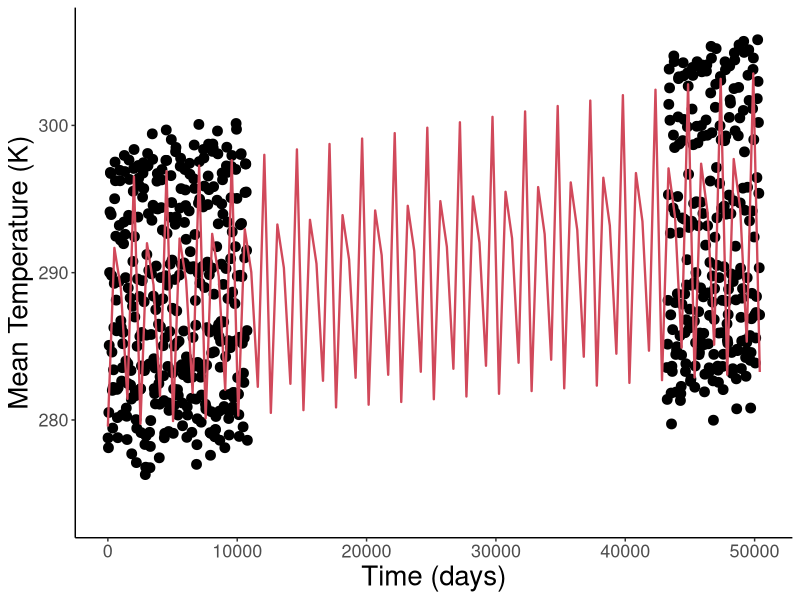
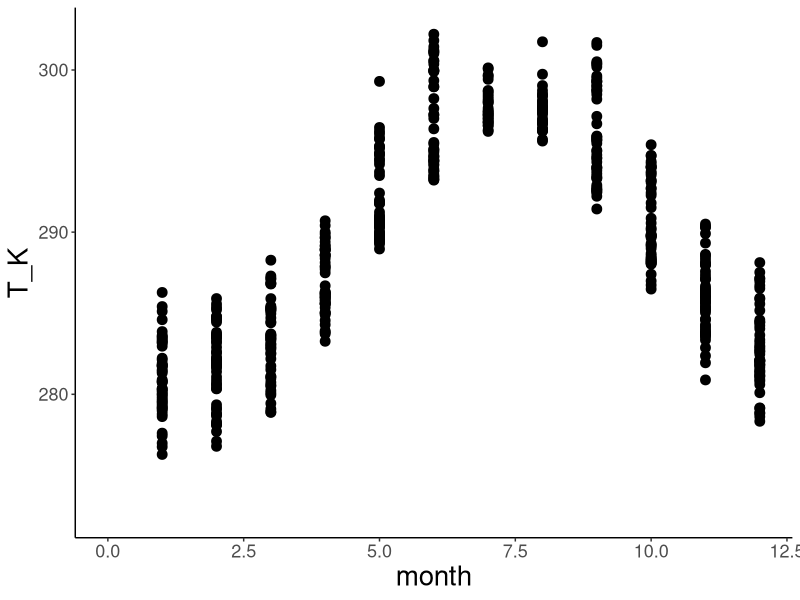

The R script that drew these images, in order: (Note: this script raises an error after producing the figures.)
#############################################################################
#### This R script fits sinusoidal functions to habitat temperature data ####
#############################################################################


# Load packages and set working directory
library(tidyr)
library(ggplot2)
library(dplyr)
library(tidyverse)
setwd(dirname(rstudioapi::getActiveDocumentContext()$path))


# INPUT DATA
# Select a location by removing # in front of name and placing # in front of other locations
#data <- as.data.frame(read_csv("Climate data Nigeria.csv"))
#data <- as.data.frame(read_csv("Climate data China Dafeng.csv"))
#data <- as.data.frame(read_csv("Climate data China Langfang.csv"))
#data <- as.data.frame(read_csv("Climate data China Xinxiang.csv"))
#data <- as.data.frame(read_csv("Climate data Brazil.csv"))
#data <- as.data.frame(read_csv("Climate data Mississippi.csv"))
#data <- as.data.frame(read_csv("Climate data Japan Monobe.csv"))
data <- as.data.frame(read_csv("Climate data Greece.csv"))

#### Fit temperature functions to data from Climate Wizard using Fourier analysis ####


# REGRESSION ANALYSES
# Fit sinusoidal function to all data from Climate Wizard
fit <- nls(T_K ~ (meanT + dMean * total_days) + (amplT + dAmpl * total_days) * sin(2*pi*(total_days + shiftT)/360), data = data,
           start = list(meanT = 300, dMean = 0.1, amplT = 5, dAmpl = 0.1, shiftT = 30))
summary(fit)

# Fit sinusoidal function to data from Climate Wizard for each time period
#fit.all <- nls(T_K ~ (meanT[period] + dMean[period] * days) + (amplT[period] + dAmpl[period] * days) * sin(2*pi*(days + shiftT[period])/360), data = data,
#           start = list(meanT = c(300,300,300), dMean = c(0.1,0.1,0.1), amplT = c(5,5,5), dAmpl = c(0.1,0.1,0.1), shiftT = c(30,30,30)))
#summary(fit.all)

# Fit sinusoidal function to data from Climate Wizard for historical and end-century
# This code does not currently work
#fit2 <- nls(T_K ~ (meanT[period] + dMean[period] * days) + (amplT[period] + dAmpl[period] * days) * sin(2*pi*(days + shiftT[period])/360), data = data,
#           start = list(meanT = c(300,300), dMean = c(0.1,0.1), amplT = c(5,5), dAmpl = c(0.1,0.1), shiftT = c(30,30)))
#summary(fit2)
# Historical period
fit.h <- nls(T_K ~ (meanT + dMean * days) + (amplT + dAmpl * days) * sin(2*pi*(days + shiftT)/360), data = subset(data, period == "historical"),
           start = list(meanT = 300, dMean = 0.1, amplT = 5, dAmpl = 0.1, shiftT = 30))
summary(fit.h)
# End-century period
fit.e <- nls(T_K ~ (meanT + dMean * days) + (amplT + dAmpl * days) * sin(2*pi*(days + shiftT)/360), data = subset(data, period == "future_end"),
             start = list(meanT = 300, dMean = 0.1, amplT = 5, dAmpl = 0.1, shiftT = 30))
summary(fit.e)


# PLOTS
# Plot model fit to TEMPERATURE data
xmin <- 0
xmax <- 360*(2100-1960)
ggplot(data, aes(x=total_days, y=T_K)) + 
  geom_point(size=3, color="black") +
  #geom_line(size=0.8) +
  geom_function(fun = function(t){(coef(fit)[1] + coef(fit)[2] * t) + (coef(fit)[3] + coef(fit)[4] * t) * sin(2*pi*(t + coef(fit)[5])/360)},
                size=0.8, color="#d1495b") +
  labs(x="Time (days)", y="Mean Temperature (K)") +
  scale_x_continuous(limits=c(xmin, xmax)) +
  scale_y_continuous(limits=c(coef(fit)[1] - abs(coef(fit)[3]) - 5, coef(fit)[1] + abs(coef(fit)[3]) + 10)) +
  theme(panel.grid.major = element_blank(), panel.grid.minor = element_blank(),
        panel.background = element_rect(fill="transparent"), plot.background = element_rect(fill="transparent"),
        axis.line = element_line(colour = "black"), legend.position = "none", 
        axis.text = element_text(size=13), axis.title = element_text(size=20))

# Plot fit to TEMPERATURE data pooled across years
ggplot(data, aes(x=month, y=T_K)) + 
  geom_point(size=3, color="black") +
  scale_x_continuous(limits=c(0, 12)) +
  scale_y_continuous(limits=c(coef(fit)[1] - abs(coef(fit)[3]) - 6, coef(fit)[1] + abs(coef(fit)[3]) + 6)) +
  theme(panel.grid.major = element_blank(), panel.grid.minor = element_blank(),
        panel.background = element_rect(fill="transparent"), plot.background = element_rect(fill="transparent"),
        axis.line = element_line(colour = "black"), legend.position = "none", 
        axis.text = element_text(size=13), axis.title = element_text(size=20))


# Plot model fit to PRECIPITATION data
ymin <- 0
ymax <- 400
ggplot(data, aes(x=days, y=Prec_mm)) + 
  geom_point(size=3, color="blue") +
  geom_line(size=0.8, color="blue") +
  labs(x="Time (days)", y="Precipitation (mm)") +
  scale_x_continuous(limits=c(xmin, xmax)) +
  scale_y_continuous(limits=c(ymin, ymax)) +
  theme(panel.grid.major = element_blank(), panel.grid.minor = element_blank(),
        panel.background = element_rect(fill="transparent"), plot.background = element_rect(fill="transparent"),
        axis.line = element_line(colour = "black"), legend.position = "none", 
        axis.text = element_text(size=13), axis.title = element_text(size=20))

# Plot fit to PRECIPITATION data pooled across years
ggplot(data, aes(x=month, y=Prec_mm)) + 
  geom_point(size=3, color="blue") +
  scale_x_continuous(limits=c(0, 12)) +
  scale_y_continuous(limits=c(ymin, ymax)) +
  theme(panel.grid.major = element_blank(), panel.grid.minor = element_blank(),
        panel.background = element_rect(fill="transparent"), plot.background = element_rect(fill="transparent"),
        axis.line = element_line(colour = "black"), legend.position = "none", 
        axis.text = element_text(size=13), axis.title = element_text(size=20))


########## Fit temperature functions to data from Habitat temperatures.csv ##########
# Read data
temp.data <- as.data.frame(read_csv("Habitat temperatures.csv"))

# Select an insect by removing # in front of name and placing # in front of other species
#sp.data <- subset(temp.data, Species == "Clavigralla shadabi")
#sp.data <- subset(temp.data, Species == "Clavigralla tomentosicollis Benin")
#sp.data <- subset(temp.data, Species == "Clavigralla tomentosicollis Nigeria A")
#sp.data <- subset(temp.data, Species == "Clavigralla tomentosicollis Nigeria B")
#sp.data <- subset(temp.data, Species == "Clavigralla tomentosicollis Nigeria C")
sp.data <- subset(temp.data, Species == "Clavigralla tomentosicollis Burkina Faso")

# Remove columns that do not contain temperature data
sp.data <- sp.data[-1:-7]
rownames(sp.data) <- c("T_K")

# Make data table with time and mean monthly temperature
data <- matrix(nrow = length(sp.data), ncol = 1)
for(i in 1:length(data)) {data[i] <- 30*(i-1)+15} # mid-point of month
colnames(data) <- c("day")
data <- cbind(data, t(sp.data)) # mean monthly temperature data

# Remove blank cells
data <- data[rowSums(is.na(data)) == 0,]
data <- as.data.frame(data)

# Fit sinusoidal function to habitat temperature data
fit <- nls(T_K ~ meanT + amplT*sin(2*pi*(day + shiftT)/365), data = data,
           start = list(meanT = 293, amplT = 2, shiftT = 30))
summary(fit)

# Plot model data
ggplot(data, aes(x=day, y=T_K)) + 
  geom_point(size=5, color="#d1495b") +
  geom_function(fun = function(t) coef(fit)[1] + coef(fit)[2]*sin(2*pi*(t + coef(fit)[3])/365),
                size=0.8, linetype="longdash", color="#d1495b") +
  labs(x="Time (days)", y="Mean Temperature (K)") +
  scale_x_continuous(limits=c(0, 720)) +
  scale_y_continuous(limits=c(coef(fit)[1] - coef(fit)[2] - 2, coef(fit)[1] + coef(fit)[2] + 3)) +
  theme(panel.grid.major = element_blank(), panel.grid.minor = element_blank(),
        panel.background = element_rect(fill="transparent"), plot.background = element_rect(fill="transparent"),
        axis.line = element_line(colour = "black"), legend.position = "none", 
        axis.text = element_text(size=13), axis.title = element_text(size=20))
